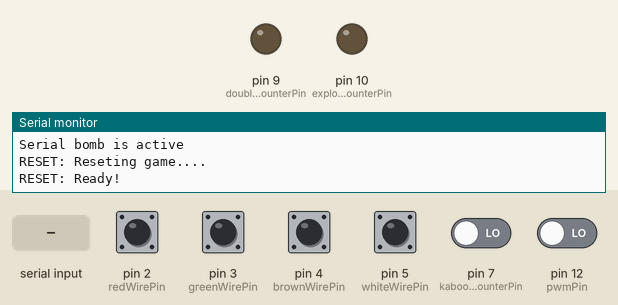
Simulated run of this sketch. Board: Arduino Uno, built with avr-gcc and run on an emulated ATmega328P. On the bench: output pins drawn as LEDs (lit = HIGH), the last lines printed to the serial monitor. Inputs (shaded band) come from the test bench; at power-on: pin 2 (redWirePin), pin 3 (greenWirePin), pin 4 (brownWirePin), pin 5 (whiteWirePin) HIGH, pin 7 (kaboomCounterPin), pin 12 (pwmPin) LOW. Pins used as bus, display or sensor lines are not drawn.

Above: at 2.8 s.
2.9 s: "Start\n" received over Serial
At 6.2 s:
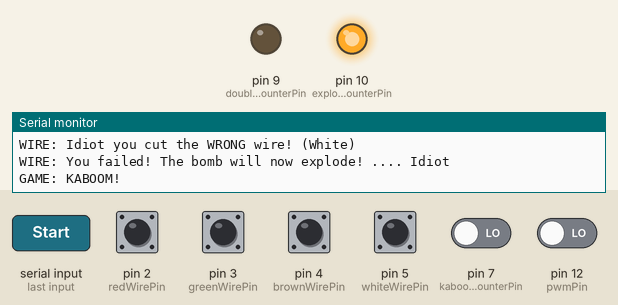
8.3 s: "Reset\n" received over Serial
At 12.9 s:
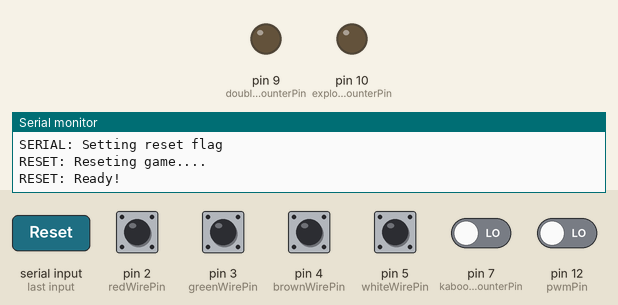
Timing chart, 0 to 14.4 s (numbered marks = the images above; inputs shaded):
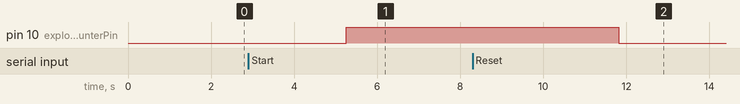

The sketch:

serial_number_bomb.ino
```cpp
#define NUMBER_OF_ALLOWED_ERRORS 1
#define NUMBER_OF_DOUBLE_SPEED 1
#define DEBUG 0
#define PWM_DEBUG 0

#define redWirePin 2
#define greenWirePin 3
#define brownWirePin 4
#define whiteWirePin 5
#define resetCounterPin 6
#define kaboomCounterPin 7
#define doubleSpeedCounterPin 9
#define explodeBombCounterPin 10
#define pwmPin 12

boolean isRedCut = false;
boolean isGreenCut = false;
boolean isBrownCut = false;
boolean isWhiteCut = false;

boolean resetFlag = true;
boolean startFlag = false;

// Variable to keep track of how many wires that has been cut wrong
int wireWrongCount = 0;

//Define PWM Values and states:
//100% = 0
#define PWM_STATE_RESET 0
#define PWM_RESET_LOW 0
#define PWM_RESET_HIGH 100
//50% ~= 3180 range(3150, 3200)
#define PWM_STATE_START 1
#define PWM_START_LOW 3100
#define PWM_START_HIGH 3250
//25% ~= 4770 range(4750, 4800)
#define PWM_STATE_OTHER 2
#define PWM_OTHER_LOW 4700
#define PWM_OTHER_HIGH 4850

int pwmValue;
int pwmState, pwmStateOld;

String inputString = "";         // a String to hold incoming data
boolean stringComplete = false;  // whether the string is complete

// Avialable colors: Red, Black, Yellow, Green, White, Brown

//This function is run if a serial transmission is recived
void serialEvent() {
  Serial.println("SERIAL: Recivied transmission");
  inputString = ""; // Empty the input string
  while (Serial.available()) {
    // get the new byte:
    char inChar = (char)Serial.read();
    // add it to the inputString:
    inputString += inChar;
    // if the incoming character is a newline, set a flag so the main loop can
    // do something about it:
    if (inChar == '\n') {
      stringComplete = true;
    }
  }
  delay(10);
  Serial.println("SERIAL: Message: " + inputString);

  //Reads the first chars of the message and decides an action.
  if(inputString.startsWith("Reset")) {
    Serial.println("SERIAL: Setting reset flag");
    resetFlag = true;
  }
  else if(inputString.startsWith("Start")) {
    Serial.println("SERIAL: Setting start flag");
    startFlag = true;
  }
  else {
    Serial.println("ERROR: Could not read message: " + inputString);
  }
}

void setup() {
  // Setup debug
  Serial.begin(9600);

  // set input mode on wire inputs
  pinMode(redWirePin, INPUT_PULLUP);
  pinMode(greenWirePin, INPUT_PULLUP);
  pinMode(brownWirePin, INPUT_PULLUP);
  pinMode(whiteWirePin, INPUT_PULLUP);

  // Set mode on counter pin
  pinMode(resetCounterPin, OUTPUT);
  pinMode(kaboomCounterPin, INPUT);
  pinMode(doubleSpeedCounterPin, OUTPUT);
  pinMode(explodeBombCounterPin, OUTPUT);

  // Set mode on pwm pin
  pinMode(pwmPin, INPUT);

  Serial.println("Serial bomb is active");
  pwmState = PWM_STATE_RESET;
  pwmStateOld = PWM_STATE_RESET;

  inputString.reserve(200);
  resetFlag = true;
}

void reset() {
  Serial.println("RESET: Reseting game....");
  //Reset game
  //Send reset signal to counter. A high input will reset the counter to X min, when output goes low the counter starts counting.
  digitalWrite(resetCounterPin, HIGH);
  delay(2000); // Wait for counter to be reset.

  // Set double speed to LOW
  digitalWrite(doubleSpeedCounterPin, LOW);

  //Reset the bomb
  digitalWrite(explodeBombCounterPin, LOW);

  //Reset variables that keep track is the wires has been cut or not
  isRedCut = false;
  isGreenCut = false;
  isBrownCut = false;
  isWhiteCut = false;

  wireWrongCount = 0;

  startFlag = false;
  resetFlag = false;

  Serial.println("RESET: Ready!");
}

void outputWireStates() {
  Serial.println("Output wire states:");
  Serial.print("red wire is: ");
  Serial.println(digitalRead(redWirePin));
  Serial.print("Green wire is: ");
  Serial.println(digitalRead(greenWirePin));
  Serial.print("brown wire is: ");
  Serial.println(digitalRead(brownWirePin));
  Serial.print("White wire is: ");
  Serial.println(digitalRead(whiteWirePin));
  Serial.print("Kaboom pin is: ");
  Serial.println(digitalRead(kaboomCounterPin));
  Serial.print("Explode pin is: ");
  Serial.println(digitalRead(explodeBombCounterPin));
  Serial.print("Double Speed pin is: ");
  Serial.println(digitalRead(doubleSpeedCounterPin));
  Serial.print("Reset pin is: ");
  Serial.println(digitalRead(resetCounterPin));
}

// Outputs if the wires has been cut correctly or not
boolean isWiresCutCorrect() {
  // If the red wire has not been cut.
  if(!isRedCut) {
    if (DEBUG) {
      Serial.println("WIRE: Reading the red wire");
    }

    // Red wire has been cut correctly
    if( digitalRead(redWirePin) == 1) {
      Serial.println("WIRE: The red wire was cut! Correct!");
      isRedCut = true;
    }
  }

  // If the green wire has not been cut.
  if(!isGreenCut) {
    if (DEBUG) {
      Serial.println("WIRE: Reading the green wire");
    }
    // Green wire has been cut
    if(digitalRead(greenWirePin) == 1) {
      Serial.println("WIRE: Idiot you cut the WRONG wire! (Green)");
      isGreenCut = true;
      wireWrongCount++;
    }
  }

  // If the brown wire has not been cut.
  if(!isBrownCut) {
    if (DEBUG) {
      Serial.println("WIRE: Reading the brown wire");
    }
    if( digitalRead(brownWirePin) == 1) {
      Serial.println("WIRE: Idiot you cut the WRONG wire! (Brown)");
      isBrownCut = true;
      wireWrongCount++;
    }
  }

  // If the white wire has not been cut.
  if(!isWhiteCut) {
    if (DEBUG) {
      Serial.println("WIRE: Reading the white wire");
    }
    // White wire has been cut.
    if( digitalRead(whiteWirePin) == 1) {
      Serial.println("WIRE: Idiot you cut the WRONG wire! (White)");
      isWhiteCut = true;
      wireWrongCount++;
    }
  }


  // All wires has been cut corretly!
  if(isRedCut && wireWrongCount <= 1) {
      Serial.println("WIRE: Yes, you have cut all the wires correctly!");
      return true;
  }
  else if (wireWrongCount > NUMBER_OF_ALLOWED_ERRORS) {
      Serial.println("WIRE: You failed! The bomb will now explode! .... Idiot");
      return false;
  }

  // Activate double speed if wire is incorretly cut
  if(wireWrongCount >= NUMBER_OF_DOUBLE_SPEED) {
    digitalWrite(doubleSpeedCounterPin, HIGH);
  }

  return false;
}

//Function to read in values from the PWM and decides on a action
void readPwmValue() {
  //Read in the pwm value in pulse length (ms)
  pwmValue = pulseIn(pwmPin, HIGH);
  if(PWM_DEBUG) {
    Serial.println("PWM: Reading PWM value: ");
    Serial.println(pwmValue);
  }

  //Store the old state
  pwmStateOld = pwmState;

  //Set a PWM state depending on pwm value
  if((pwmValue >= PWM_RESET_LOW) && (pwmValue <= PWM_RESET_HIGH)) {
    if(PWM_DEBUG) {
      Serial.println("PWM: Setting PWM state Reset");
    }
    pwmState = PWM_STATE_RESET;
  }
  else if((pwmValue >= PWM_START_LOW) && (pwmValue <= PWM_START_HIGH)) {
    if(PWM_DEBUG) {
      Serial.println("PWM: Setting PWM state Start");
    }
    pwmState = PWM_STATE_START;
  }
  else if((pwmValue >= PWM_OTHER_LOW) && (pwmValue <= PWM_OTHER_HIGH)) {
    if(PWM_DEBUG) {
      Serial.println("PWM: Setting PWM state Other");
    }
    pwmState = PWM_STATE_OTHER;
  }

  if(PWM_DEBUG) {
    Serial.println("PWM: pwmState = " + String(pwmState));
    Serial.println("PWM: pwmStateOld = " + String(pwmStateOld));
  }

  //Implement "rising edge logic" to only run an action once when state is changed
  if((pwmState == PWM_STATE_RESET) && (pwmStateOld != PWM_STATE_RESET)) {
     Serial.println("PWM: Setting reset flag");
     resetFlag = 1;
  }
  else if((pwmState == PWM_STATE_START) && (pwmStateOld != PWM_STATE_START)) {
     Serial.println("PWM: Setting start flag");
     startFlag = 1;
  }
  else if((pwmState == PWM_STATE_OTHER) && (pwmStateOld != PWM_STATE_OTHER)) {
     Serial.println("PWM: Setting other state");
  }
}

void loop() {
  if(resetFlag) {
    if(DEBUG) {
      Serial.println("GAME: Resetflag is set!");
    }
    reset();
  }
  else if(startFlag) {
    // Start game
    // Set reset signal to counter low to start it.
    digitalWrite(resetCounterPin, LOW);

    // Check if counter has gone kaboom! or if the wires has not been cut correctly
    if((digitalRead(kaboomCounterPin) == HIGH) || (!isWiresCutCorrect() && wireWrongCount > NUMBER_OF_ALLOWED_ERRORS)) {
      digitalWrite(explodeBombCounterPin, HIGH);
      Serial.println("GAME: KABOOM!");
      startFlag = false;
    }
    // Check if all wires has been cut correctly
    else if(isWiresCutCorrect()) {
      Serial.println("GAME: Defused!");
      digitalWrite(resetCounterPin, HIGH);
      startFlag = false;
    }

  }

  if(DEBUG) {
    outputWireStates();
  }

  readPwmValue();
  delay(500); // Run main loop twice a second
}
```

Measured:
- after the input at 2.9 s, pin 10 (explodeBombCounterPin): LOW → HIGH after 2.4 s
- after the input at 8.3 s, pin 10 (explodeBombCounterPin): HIGH → LOW after 3.5 s
